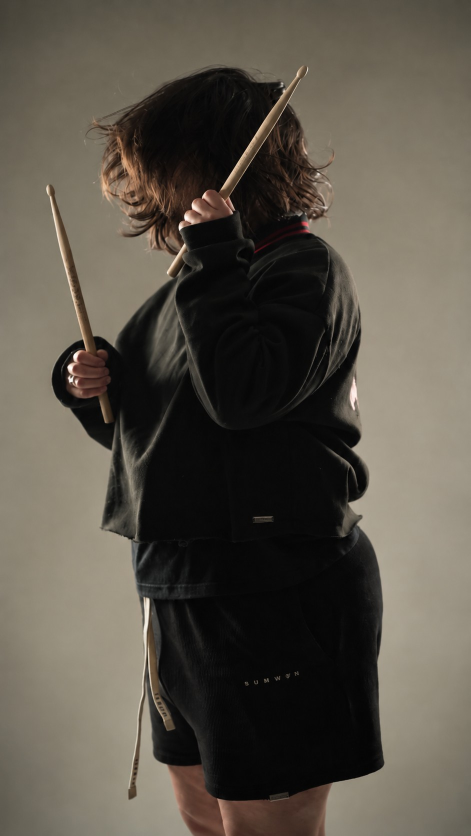
#> input picture marketing/fotos-bea/bea-baquetas-cabelo.jpg, 941 x 1672 px (shown at 1/2 size)
$ python -i figurinhas_giphy.py   (imports and definitions only)
#> lines starting #> are read from the running program, lines starting #| are printed output that depends on the picture
# figurinhas animadas do Paul pro GIPHY (GIF com fundo transparente, contorno branco, 600x600)
# uso: python3 figurinhas_giphy.py DIR_POSES DIR_SAIDA
import sys, os, math, glob
from PIL import Image, ImageFilter, ImageDraw, ImageFont
# [1 line not run here, left out]
S, NF = 600, 16
font = ImageFont.truetype('/usr/share/fonts/truetype/dejavu/DejaVuSans-Bold.ttf', 78)
def contorno(im, r=9):
    a = im.split()[3].filter(ImageFilter.MaxFilter(2 * r + 1)).filter(ImageFilter.GaussianBlur(1.2))
    base = Image.new('RGBA', im.size, (255, 255, 255, 0)); base.putalpha(a.point(lambda v: 255 if v > 90 else 0))
    return Image.alpha_composite(base, im)
def nota(fr, x, y, cor, ang, esc):
    t = Image.new('RGBA', (140, 140), (0, 0, 0, 0)); d = ImageDraw.Draw(t)
    d.text((70, 70), '♪', font=font, fill=cor, anchor='mm', stroke_width=7, stroke_fill=(255, 255, 255, 255))
    t = t.rotate(ang, resample=Image.BICUBIC); w = max(8, int(140 * esc)); t = t.resize((w, w), Image.LANCZOS)
    fr.alpha_composite(t, (int(x - w / 2), int(y - w / 2)))
# [26 lines not run here, left out]

>>> import cv2
>>> picture = cv2.imread('../fotos-bea/bea-baquetas-cabelo.jpg', cv2.IMREAD_GRAYSCALE)
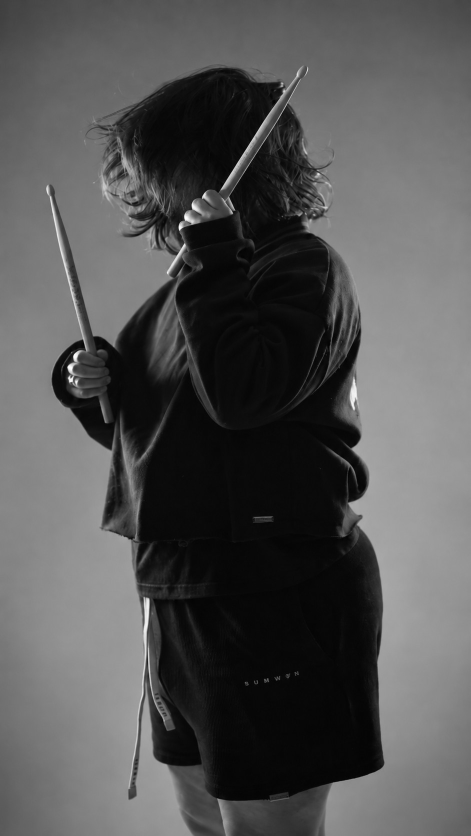
#> picture: shape (1672, 941) (shown at 1/2 size); min 0, max 255, mean 83.6
>>> result = contorno(picture)
#> (the run stopped early here; a loop or call above may not have finished)

$ run again, on marketing/fotos-bea/bea-bone-perfil.jpg
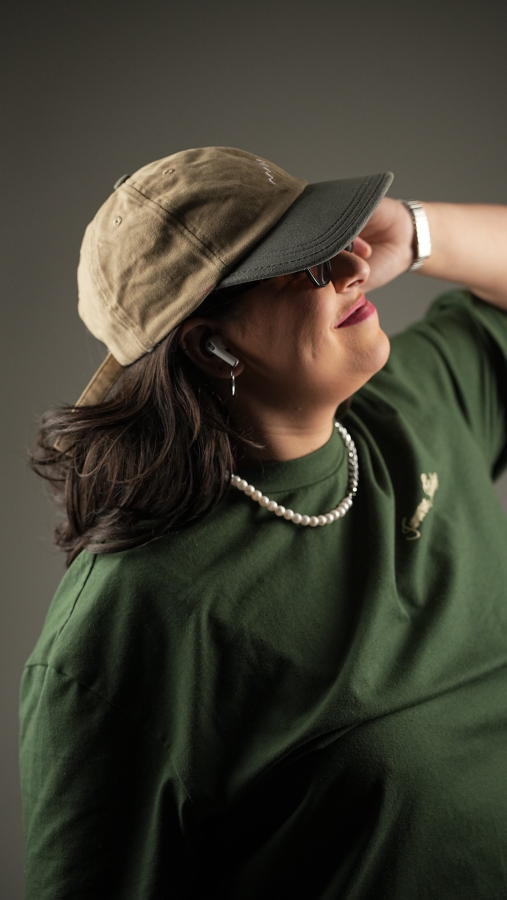
#> input picture marketing/fotos-bea/bea-bone-perfil.jpg, 1013 x 1800 px (shown at 1/2 size)
#> `picture = cv2.imread('../fotos-bea/bea-baquetas-cabelo.jpg', cv2.IMREA..`:
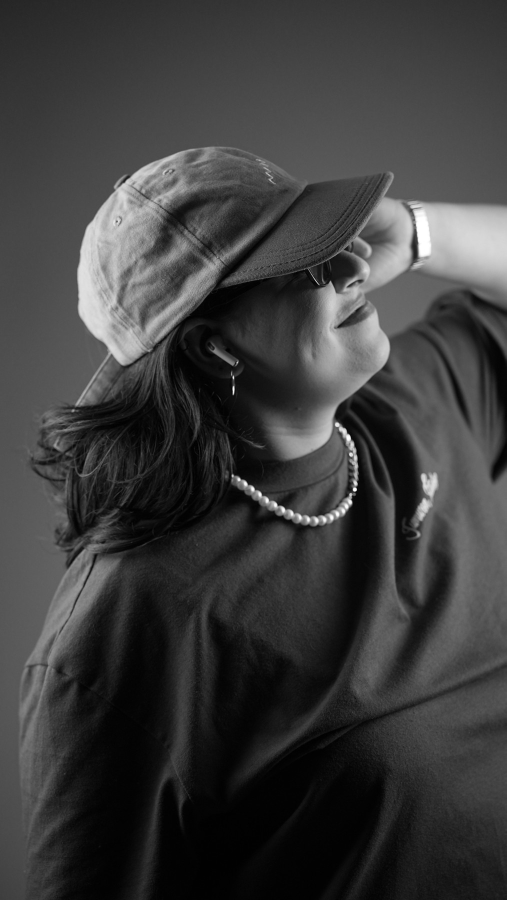
#> picture: shape (1800, 1013) (shown at 1/2 size); min 0, max 255, mean 60.4

$ run again, on marketing/fotos-bea/bea-casaco-close-claro.jpg
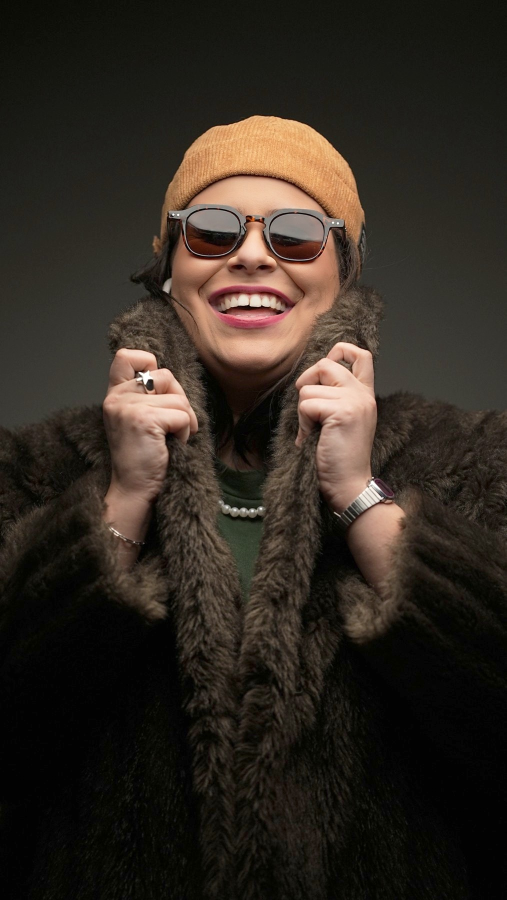
#> input picture marketing/fotos-bea/bea-casaco-close-claro.jpg, 1013 x 1800 px (shown at 1/2 size)
#> `picture = cv2.imread('../fotos-bea/bea-baquetas-cabelo.jpg', cv2.IMREA..`:
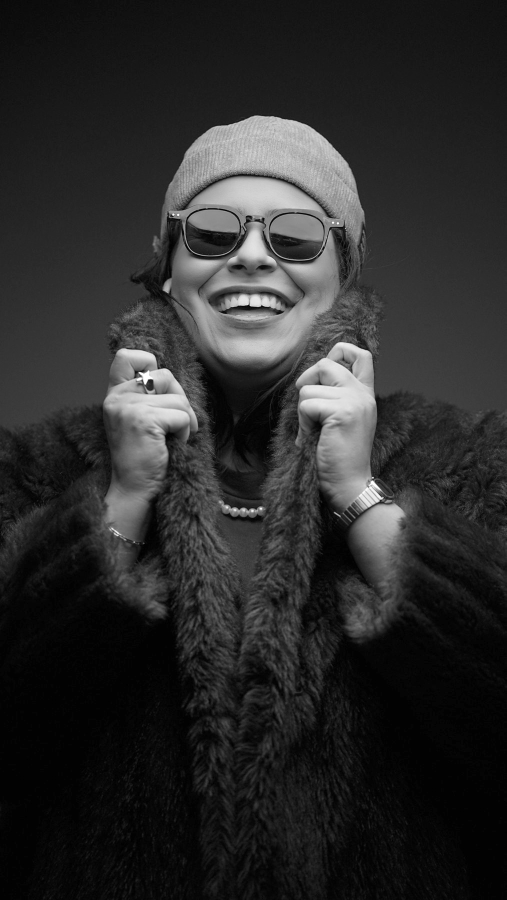
#> picture: shape (1800, 1013) (shown at 1/2 size); min 0, max 255, mean 43.2
